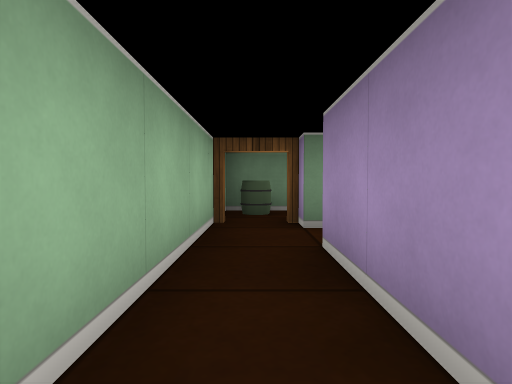
view 1 (above)

12 first-person views from a walk through a cub3D maze. The camera is about half as high as the walls, tilts 2° down and sees 75° across. The floor is counted in squares. Each view is taken from the middle of a square. On the plan, view 1 faces up. The plan holds only what a view shows up to about 9 squares ahead; the rest is blank.

view 2
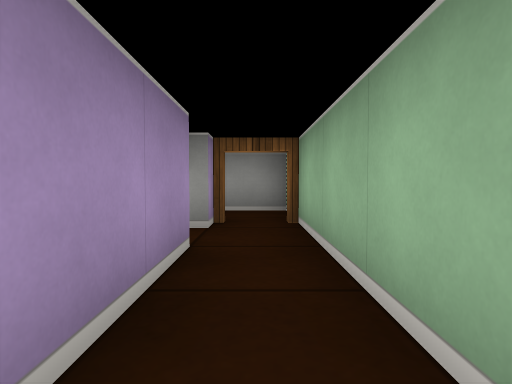

view 3
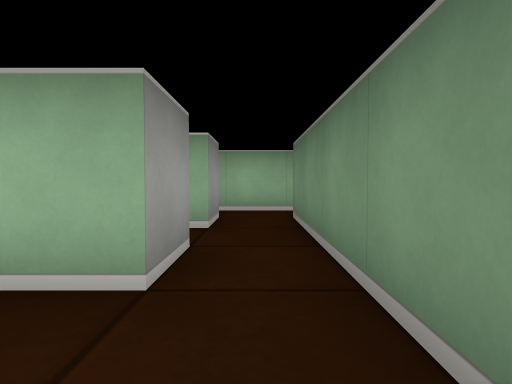

view 4
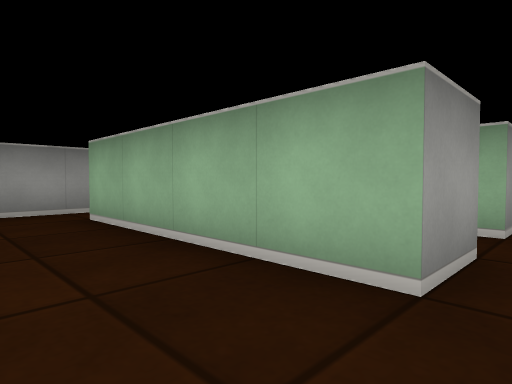

view 5
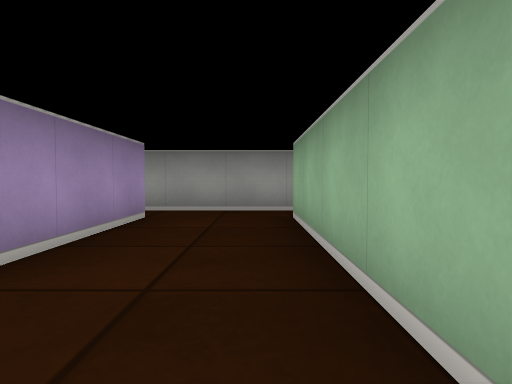

view 6
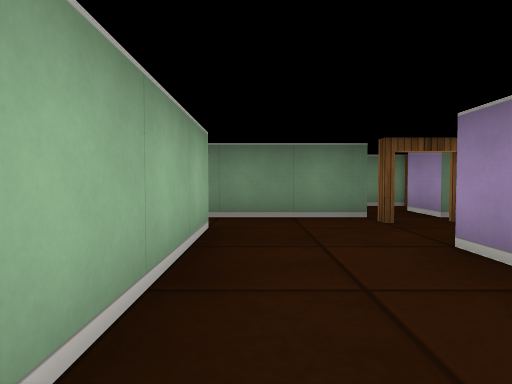

view 7
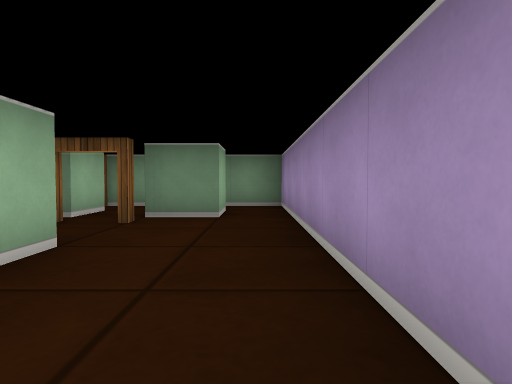

view 8
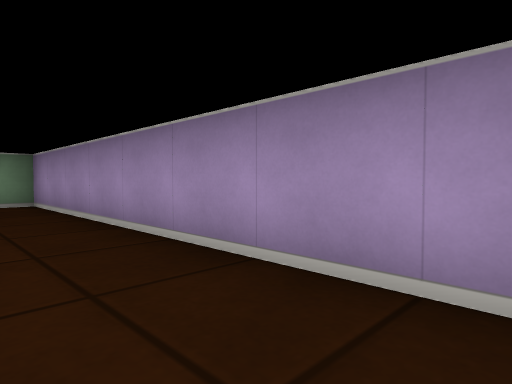

view 9
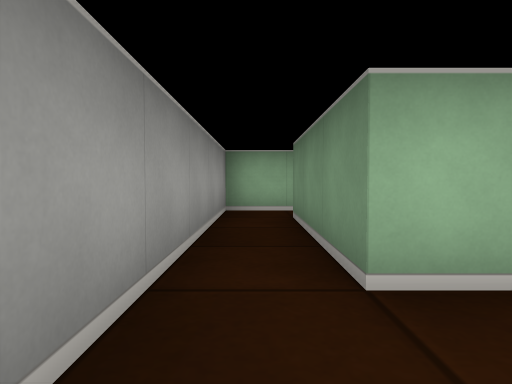

view 10
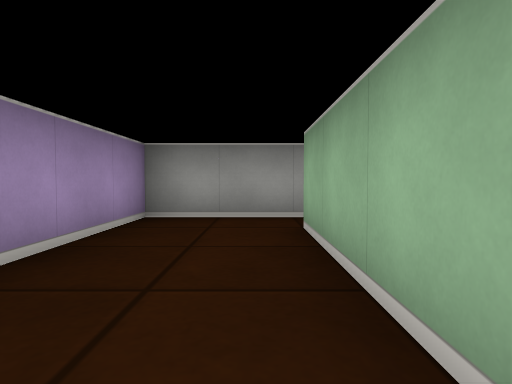

view 11
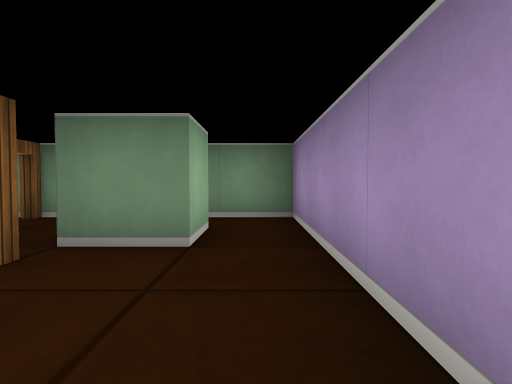

view 12
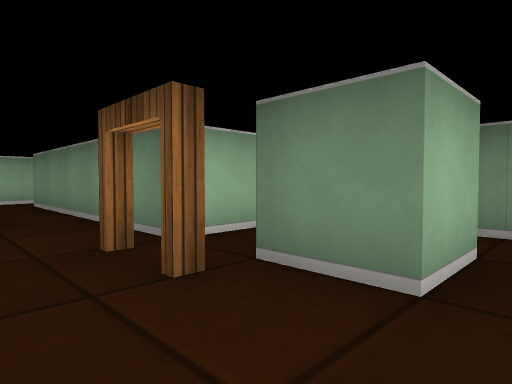

### Floor plan
Ten units are one square. View 1 is at (0, 0); x grows to the right and y downward. Boxes are objects, and circles mark ways between rooms. Rooms are numbered by the first view taken in them; rooms with no view inside come last. Other rooms are left out.
<svg viewBox="-10 -60 100 90">
<path fill="none" stroke="#000" d="M24 -25 35 -25M-5 -40 -5 10M5 -5 5 -25 15 -25M35 -35 5 -35M55 15 55 -15M35 -25 35 15 5 15M55 -35 35 -35M-5 10 -5 25 65 25M65 -15 65 15M75 -46 75 -35 65 -35M65 25 85 25 85 -55 70 -55M70 -55 48 -55"/>
<circle cx="0" cy="10" r="3" fill="#2a7"/>
<circle cx="30" cy="-30" r="3" fill="#2a7"/>
<circle cx="60" cy="-20" r="3" fill="#2a7"/>
<circle cx="60" cy="-30" r="3" fill="#2a7"/>
<circle cx="60" cy="20" r="3" fill="#2a7"/>
<circle cx="70" cy="-50" r="3" fill="#2a7"/>
<text x="10" y="-30">1</text>
<text x="40" y="0">2</text>
<text x="80" y="-10">3</text>
<text x="60" y="-50">4</text>
</svg>
Room 1 opens to room 2. Room 2 opens to room 3. Room 3 opens to room 4.

Where each view was taken, in squares from view 1:
view 1: 0 up, 0 right, facing up
view 2: 3 up, 0 right, facing down
view 3: 3 up, 5 right, facing left
view 4: 3 up, 5 right, facing down-left
view 5: 3 up, 4 right, facing down
view 6: 1 down, 4 right, facing up
view 7: 1 down, 8 right, facing up
view 8: 2 down, 7 right, facing up-right
view 9: 2 down, 5 right, facing left
view 10: 2 up, 7 right, facing down
view 11: 1 up, 8 right, facing up
view 12: 2 up, 8 right, facing up-left
